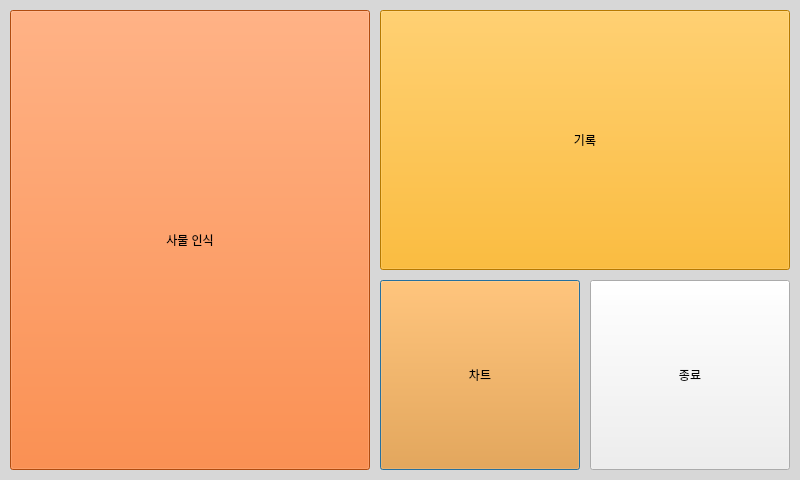
<?xml version="1.0" encoding="UTF-8"?>
<ui version="4.0">
 <class>Dialog</class>
 <widget class="QDialog" name="Dialog">
  <property name="geometry">
   <rect>
    <x>0</x>
    <y>0</y>
    <width>800</width>
    <height>480</height>
   </rect>
  </property>
  <property name="minimumSize">
   <size>
    <width>800</width>
    <height>480</height>
   </size>
  </property>
  <property name="maximumSize">
   <size>
    <width>800</width>
    <height>480</height>
   </size>
  </property>
  <property name="windowTitle">
   <string>Dialog</string>
  </property>
  <property name="autoFillBackground">
   <bool>false</bool>
  </property>
  <property name="styleSheet">
   <string notr="true">#Dialog{
background-color: rgb(215, 215, 215);
}</string>
  </property>
  <widget class="QPushButton" name="graph">
   <property name="geometry">
    <rect>
     <x>380</x>
     <y>280</y>
     <width>200</width>
     <height>190</height>
    </rect>
   </property>
   <property name="styleSheet">
    <string notr="true">font: 81 32pt &quot;나눔스퀘어OTF ExtraBold&quot;;background-color: rgb(245, 146, 27);</string>
   </property>
   <property name="text">
    <string>차트</string>
   </property>
  </widget>
  <widget class="QPushButton" name="record">
   <property name="geometry">
    <rect>
     <x>380</x>
     <y>10</y>
     <width>410</width>
     <height>260</height>
    </rect>
   </property>
   <property name="styleSheet">
    <string notr="true">background-color: rgb(255, 170, 0);
font: 81 40pt &quot;나눔스퀘어OTF ExtraBold&quot;;</string>
   </property>
   <property name="text">
    <string>기록</string>
   </property>
  </widget>
  <widget class="QPushButton" name="shutdown">
   <property name="geometry">
    <rect>
     <x>590</x>
     <y>280</y>
     <width>200</width>
     <height>190</height>
    </rect>
   </property>
   <property name="styleSheet">
    <string notr="true">background-color: rgb(239, 239, 239);font: 81 32pt &quot;나눔스퀘어OTF ExtraBold&quot;;</string>
   </property>
   <property name="text">
    <string>종료</string>
   </property>
  </widget>
  <widget class="QPushButton" name="recognize">
   <property name="geometry">
    <rect>
     <x>10</x>
     <y>10</y>
     <width>360</width>
     <height>460</height>
    </rect>
   </property>
   <property name="styleSheet">
    <string notr="true">background-color: rgb(246, 106, 21);
font: 81 48pt &quot;나눔스퀘어OTF ExtraBold&quot;;</string>
   </property>
   <property name="text">
    <string>사물 인식</string>
   </property>
  </widget>
 </widget>
 <resources/>
 <connections/>
</ui>
